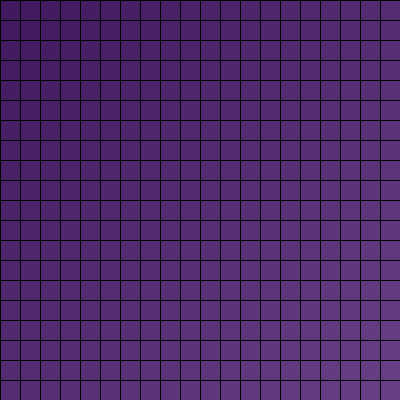
Frame 1 (no input)
Frame 60 (the mouse pressed at the canvas centre just before this capture): identical to frame 1, image omitted
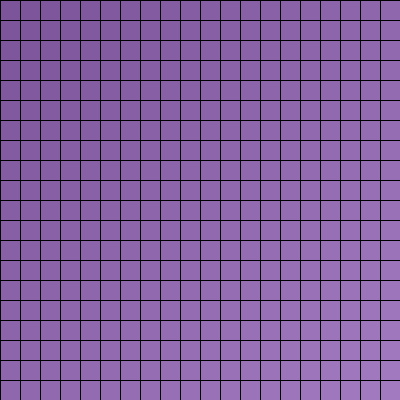
Frame 120 (the mouse held since frame 60 and released just before this capture)

The Processing sketch that drew these frames (run headless with seeded random() and noise(); from frame 60 on, the mouse is pressed at the canvas centre):

// Processing sketch: processing_105720
// ── processing_105720.pde



//"class Cell" reference from Daniel Shiffman Learning Processing Chapter 13

Cell[][] grid;//array of rectangles in a grid

int numColumns= 20;//initial columns
int numRows = 20;//initial rows
float r= random(0,100);//color value
float g= random(0,100);
float b= random(0,100);




void setup(){
  size(400,400);
  grid = new Cell[numColumns][numRows];//array of rects according to  array

  for (int i = 0; i<numColumns;i++){//construct x axis 
    for(int j=0; j<numRows;j++){//construct y axis
    
      grid[i][j]=new Cell(i*20,j*20,numColumns,numRows,i+j); //new grid every 20x20
     

    }
  }
}

void draw(){  
  background(r,g,b);
  for(int i = 0; i <numColumns; i++){
    for(int j = 0; j<numRows; j++){
      grid[i][j].display();//displays initial grid with random color
    }
  }
  
  if(mousePressed==true){//if mouse is pressed, color oscillates by 1 higher
  for(int i = 0; i <numColumns; i++){
    for(int j = 0; j<numRows; j++){
       grid[i][j].oscillate();
     
    }
  }
}
}




  class Cell{//draws cells with location and size
  float x,y;//x y location
  float w,h;//width and height
  float fade;
  
  Cell(float posX, float posY, float gridW, float gridH, float tempFade){
    x= posX;
    y=posY;
    w=gridW;
    h=gridH;
    fade= tempFade;
  }
  
  void oscillate(){//rate of fading to white
    fade+=1;
  }
  
  
  void display(){
    stroke(0);//black outline
    fill(r+fade,g+fade,b+fade);//choose random color and increment +1 toward 255 for fade
    rect(x,y,w,h);//draws the rectangle
  }
  


}
